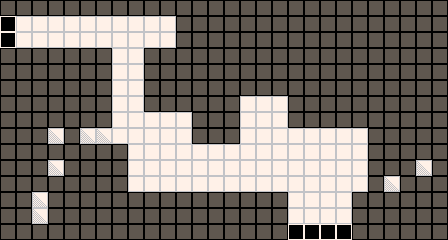

A 2D game scene composited from a Tiled map and its tileset images. What follows is a short description and the map's XML, with every tile layer's data as written:
An orthogonal 56x30 tile map with 8x8 px tiles, 1 tile layer (Tile Layer 1) and 5 objects (2x spawn_point, 2x map_link, cam_area).

<map version="1.2" tiledversion="1.2.5" orientation="orthogonal" renderorder="right-down" width="56" height="30" tilewidth="8" tileheight="8" infinite="0" nextlayerid="5" nextobjectid="9">
 <properties>
  <property name="darkness_level" type="int" value="1" />
  <property name="level_id" type="int" value="-1" />
 </properties>
 <tileset firstgid="1" source="platformer_sheet_1.tsx" />
 <layer id="4" name="Tile Layer 1" width="56" height="30">
  <data encoding="csv">
7,8,7,8,7,8,7,8,7,8,7,8,7,8,7,8,7,8,7,8,7,8,7,8,7,8,7,8,7,8,7,8,7,8,7,8,7,8,7,8,7,8,7,8,7,8,7,8,7,8,7,8,7,8,7,8,
23,24,23,24,23,24,23,24,23,24,23,24,23,24,23,24,23,24,23,24,23,24,23,24,23,24,23,24,23,24,23,24,23,24,23,24,23,24,23,24,23,24,23,24,23,24,23,24,23,24,23,24,23,24,23,24,
9,10,3,4,3,4,3,4,3,4,3,4,3,4,3,4,3,4,3,4,3,4,7,8,7,8,7,8,7,8,7,8,7,8,7,8,7,8,7,8,7,8,7,8,7,8,7,8,7,8,7,8,7,8,7,8,
25,26,19,20,19,20,19,20,19,20,19,20,19,20,19,20,19,20,19,20,19,20,23,24,23,24,23,24,23,24,23,24,23,24,23,24,23,24,23,24,23,24,23,24,23,24,23,24,23,24,23,24,23,24,23,24,
9,10,3,4,3,4,3,4,3,4,3,4,3,4,3,4,3,4,3,4,3,4,7,8,7,8,7,8,7,8,7,8,7,8,7,8,7,8,7,8,7,8,7,8,7,8,7,8,7,8,7,8,7,8,7,8,
25,26,19,20,19,20,19,20,19,20,19,20,19,20,19,20,19,20,19,20,19,20,23,24,23,24,23,24,23,24,23,24,23,24,23,24,23,24,23,24,23,24,23,24,23,24,23,24,23,24,23,24,23,24,23,24,
7,8,7,8,7,8,7,8,7,8,7,8,7,8,3,4,3,4,7,8,7,8,7,8,7,8,7,8,7,8,7,8,7,8,7,8,7,8,7,8,7,8,7,8,7,8,7,8,7,8,7,8,7,8,7,8,
23,24,23,24,23,24,23,24,23,24,23,24,23,24,19,20,19,20,23,24,23,24,23,24,23,24,23,24,23,24,23,24,23,24,23,24,23,24,23,24,23,24,23,24,23,24,23,24,23,24,23,24,23,24,23,24,
7,8,7,8,7,8,7,8,7,8,7,8,7,8,3,4,3,4,7,8,7,8,7,8,7,8,7,8,7,8,7,8,7,8,7,8,7,8,7,8,7,8,7,8,7,8,7,8,7,8,7,8,7,8,7,8,
23,24,23,24,23,24,23,24,23,24,23,24,23,24,19,20,19,20,23,24,23,24,23,24,23,24,23,24,23,24,23,24,23,24,23,24,23,24,23,24,23,24,23,24,23,24,23,24,23,24,23,24,23,24,23,24,
7,8,7,8,7,8,7,8,7,8,7,8,7,8,3,4,3,4,7,8,7,8,7,8,7,8,7,8,7,8,7,8,7,8,7,8,7,8,7,8,7,8,7,8,7,8,7,8,7,8,7,8,7,8,7,8,
23,24,23,24,23,24,23,24,23,24,23,24,23,24,19,20,19,20,23,24,23,24,23,24,23,24,23,24,23,24,23,24,23,24,23,24,23,24,23,24,23,24,23,24,23,24,23,24,23,24,23,24,23,24,23,24,
7,8,7,8,7,8,7,8,7,8,7,8,7,8,3,4,3,4,7,8,7,8,7,8,7,8,7,8,7,8,3,4,3,4,3,4,7,8,7,8,7,8,7,8,7,8,7,8,7,8,7,8,7,8,7,8,
23,24,23,24,23,24,23,24,23,24,23,24,23,24,19,20,19,20,23,24,23,24,23,24,23,24,23,24,23,24,19,20,19,20,19,20,23,24,23,24,23,24,23,24,23,24,23,24,23,24,23,24,23,24,23,24,
7,8,7,8,7,8,7,8,7,8,7,8,7,8,3,4,3,4,3,4,3,4,3,4,7,8,7,8,7,8,3,4,3,4,3,4,7,8,7,8,7,8,7,8,7,8,7,8,7,8,7,8,7,8,7,8,
23,24,23,24,23,24,23,24,23,24,23,24,23,24,19,20,19,20,19,20,19,20,19,20,23,24,23,24,23,24,19,20,19,20,19,20,23,24,23,24,23,24,23,24,23,24,23,24,23,24,23,24,23,24,23,24,
7,8,7,8,7,8,5,6,7,8,5,6,5,6,3,4,3,4,3,4,3,4,3,4,7,8,7,8,7,8,3,4,3,4,3,4,3,4,3,4,3,4,3,4,3,4,7,8,7,8,7,8,7,8,7,8,
23,24,23,24,23,24,21,22,23,24,21,22,21,22,19,20,19,20,19,20,19,20,19,20,23,24,23,24,23,24,19,20,19,20,19,20,19,20,19,20,19,20,19,20,19,20,23,24,23,24,23,24,23,24,23,24,
7,8,7,8,7,8,7,8,7,8,7,8,7,8,7,8,3,4,3,4,3,4,3,4,3,4,3,4,3,4,3,4,3,4,3,4,3,4,3,4,3,4,3,4,3,4,7,8,7,8,7,8,7,8,7,8,
23,24,23,24,23,24,23,24,23,24,23,24,23,24,23,24,19,20,19,20,19,20,19,20,19,20,19,20,19,20,19,20,19,20,19,20,19,20,19,20,19,20,19,20,19,20,23,24,23,24,23,24,23,24,23,24,
7,8,7,8,7,8,5,6,7,8,7,8,7,8,7,8,3,4,3,4,3,4,3,4,3,4,3,4,3,4,3,4,3,4,3,4,3,4,3,4,3,4,3,4,3,4,7,8,7,8,7,8,5,6,7,8,
23,24,23,24,23,24,21,22,23,24,23,24,23,24,23,24,19,20,19,20,19,20,19,20,19,20,19,20,19,20,19,20,19,20,19,20,19,20,19,20,19,20,19,20,19,20,23,24,23,24,23,24,21,22,23,24,
7,8,7,8,7,8,7,8,7,8,7,8,7,8,7,8,3,4,3,4,3,4,3,4,3,4,3,4,3,4,3,4,3,4,3,4,3,4,3,4,3,4,3,4,3,4,7,8,5,6,7,8,7,8,7,8,
23,24,23,24,23,24,23,24,23,24,23,24,23,24,23,24,19,20,19,20,19,20,19,20,19,20,19,20,19,20,19,20,19,20,19,20,19,20,19,20,19,20,19,20,19,20,23,24,21,22,23,24,23,24,23,24,
7,8,7,8,5,6,7,8,7,8,7,8,7,8,7,8,7,8,7,8,7,8,7,8,7,8,7,8,7,8,7,8,7,8,7,8,3,4,3,4,3,4,3,4,7,8,7,8,7,8,7,8,7,8,7,8,
23,24,23,24,21,22,23,24,23,24,23,24,23,24,23,24,23,24,23,24,23,24,23,24,23,24,23,24,23,24,23,24,23,24,23,24,19,20,19,20,19,20,19,20,23,24,23,24,23,24,23,24,23,24,23,24,
7,8,7,8,5,6,7,8,7,8,7,8,7,8,7,8,7,8,7,8,7,8,7,8,7,8,7,8,7,8,7,8,7,8,7,8,3,4,3,4,3,4,3,4,7,8,7,8,7,8,7,8,7,8,7,8,
23,24,23,24,21,22,23,24,23,24,23,24,23,24,23,24,23,24,23,24,23,24,23,24,23,24,23,24,23,24,23,24,23,24,23,24,19,20,19,20,19,20,19,20,23,24,23,24,23,24,23,24,23,24,23,24,
7,8,7,8,7,8,7,8,7,8,7,8,7,8,7,8,7,8,7,8,7,8,7,8,7,8,7,8,7,8,7,8,7,8,7,8,9,10,9,10,9,10,9,10,7,8,7,8,7,8,7,8,7,8,7,8,
23,24,23,24,23,24,23,24,23,24,23,24,23,24,23,24,23,24,23,24,23,24,23,24,23,24,23,24,23,24,23,24,23,24,23,24,25,26,25,26,25,26,25,26,23,24,23,24,23,24,23,24,23,24,23,24
</data>
 </layer>
 <objectgroup id="2" name="Object Layer 1">
  <object id="1" name="top_left" type="spawn_point" x="0" y="24" width="32" height="24">
   <properties>
    <property name="type" value="side" />
   </properties>
  </object>
  <object id="2" name="camera" type="cam_area" x="0" y="16" width="448" height="224" />
  <object id="6" name="link" type="map_link" x="-16" y="16" width="16" height="32">
   <properties>
    <property name="dest_map_path" value="Content/raw/map_ss_delta_00.tmx" />
    <property name="dest_spawn_name" value="top_right" />
    <property name="dir" value="horz" />
   </properties>
  </object>
  <object id="7" name="link" type="map_link" x="288" y="240" width="64" height="16">
   <properties>
    <property name="dest_map_path" value="Content/raw/map_ss_delta_02.tmx" />
    <property name="dest_spawn_name" value="top_right" />
    <property name="dir" value="vert" />
   </properties>
  </object>
  <object id="8" name="bottom_right" type="spawn_point" x="304" y="216" width="32" height="24">
   <properties>
    <property name="type" value="side" />
   </properties>
  </object>
 </objectgroup>
</map>
